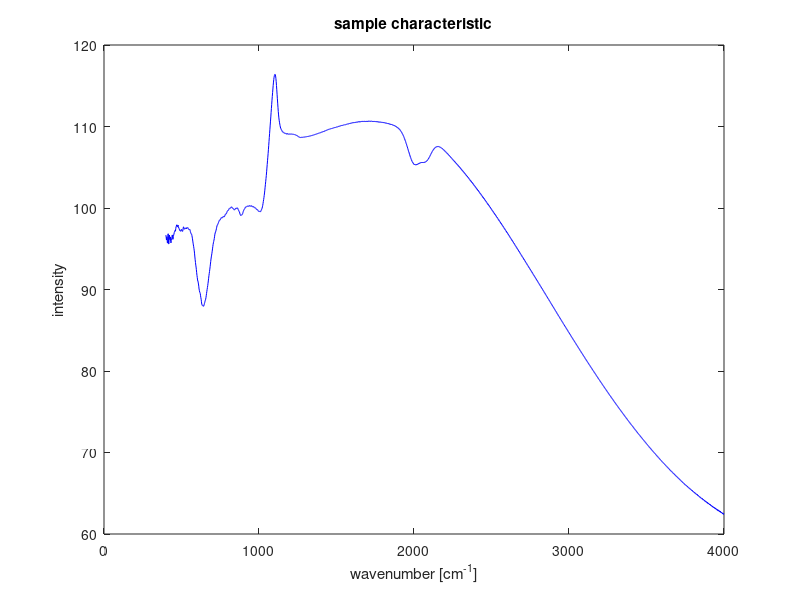

MATLAB code to generate this figure: (Note: this script raises an error after producing the figure.)
fclose('all');clear('all');close('all')


global dirtosave

n0=1;
nc=3.42;

%browse data files
index=0;
% while index~=2
%     [substratefilename,substratepath,index1]=uigetfile('*.csv','Select substrate file');
%     [sourcerefsubfilename,sourcerefsubpath,index2]=uigetfile('*.csv','Select source reference for substrate',substratepath);
%     [samplefilename,samplepath,index3]=uigetfile('*.csv','Select sample file',substratepath);
%     [sourcerefsamplefilename,sourcerefsamplepath,index4]=uigetfile('*.csv','Select source reference for sample',substratepath);
%     index=index1+index2+index3+index4;
% end

%[samplefilename,samplepath,index3]=uigetfile('*.csv','Select sample file');
%choose directory to save all fits
dirtosave=uigetdir('','Select a directory to save, e.g. c1800');

%file locations
% substrateloc=strcat(substratepath,substratefilename);
% sourcerefsubloc=strcat(sourcerefsubpath,sourcerefsubfilename);
%sampleloc=strcat(samplepath,samplefilename);
% sourcerefsampleloc=strcat(sourcerefsamplepath,sourcerefsamplefilename);

%import files
% substrate=csvread(substrateloc);
% sourcerefsub=csvread(sourcerefsubloc);
sample=dlmread('250C_20190514.CSV',';');
% sourcerefsample=csvread(sourcerefsampleloc);

%check if data range is matching by only comparing first x-values and
%number of data points
% if substrate(1,1)==sourcerefsub(1,1) & sourcerefsub(1,1)==sample(1,1) & sample(1,1)==sourcerefsample(1,1) & size(substrate)==size(sourcerefsub) & size(sourcerefsub)==size(sample) & size(sample)==size(sourcerefsample)
%     
% else
%     error(':( Data range is not matching. Please make sure that the files contain the same x-values :(')
% end

%calculate characteristic of sample
wavenumbers=sample(:,1);
intensities=sample(:,2);

%info filesize
filesize=size(wavenumbers);

%plot sample characteristics
plot(wavenumbers,intensities,'b')
title('sample characteristic')
ylabel('intensity')
xlabel('wavenumber [cm^{-1}]')
%print('-dpng', [dirtosave '\samplewholerange.png'])
hold on

%begin of program structure------------------------------------------------
endprogram='n';
while endprogram=='n'
    %menu
    pgmstructure=menu('FTIR analysis','Fit background','Fit 630 peak','Fit LSM & HSM','End fitting, save and display results','Quit');
    
    switch pgmstructure

%---background--------------------------------------------------

    case(1)
        
        [parafitbg,errorfitbg,goodnessbg,outputbg,waventofit,intensitiestofit]=background(n0,nc,wavenumbers,intensities,filesize);
        
        %fitted parameters-------------------------------
        nfitbg=parafitbg(1,1);
        dfitbg=parafitbg(1,2);
        c1fitbg=parafitbg(1,3);
        c2fitbg=parafitbg(1,4);
        c1start=num2str(c1fitbg);%transform to a string for later peak fitting
        c2start=num2str(c2fitbg);%transform to a string for later peak fitting
          
	%calculation of their errormargins--------------------------
	J=outputbg.Jacobian;
	S=inv(J'*J);
	redchisquarebg=goodnessbg.sse/goodnessbg.dfe;
	nerrorfitbg=sqrt(S(1,1)*redchisquarebg);
	derrorfitbg=sqrt(S(2,2)*redchisquarebg);
	c1errorfitbg=sqrt(S(3,3)*redchisquarebg);
	c2errorfitbg=sqrt(S(4,4)*redchisquarebg);
	       
        %goodness of fit statistics----------------------
	%reduced chi^2
	redchisquarebg=goodnessbg.sse/goodnessbg.dfe;
	%deg of freedom adjusted coefficient of determination
	adjrsquarebg=goodnessbg.adjrsquare;

	%save fitted data--------------------------------
	waventofitbg=waventofit;
	intensitiestofitbg=intensitiestofit;
	fittedintensitiesbg=backgroundfitfunction(waventofitbg,nfitbg,dfitbg,c1fitbg,c2fitbg,n0,nc);
	filebgfit=[waventofitbg.',intensitiestofitbg.',fittedintensitiesbg.'];
	csvwrite([dirtosave '\bgfit.dat'],filebgfit);
        

%---630peak-----------------------------------------------------

    case(2)

	[parafit630,errorfit630,goodness630,output630,waventofit,intensitiestofit]=peak630(n0,nc,wavenumbers,intensities,filesize,c1start,c2start,nfitbg,dfitbg);

	%fitted parameters-------------------------------
	c1fit630=parafit630(1,1);
	c2fit630=parafit630(1,2);
	s1fit630=parafit630(1,3);
	f1fit630=parafit630(1,4);
	i1fit630=parafit630(1,5);

	%calculation of their errormargins--------------------------
	J=output630.Jacobian;
	S=inv(J'*J);
	redchisquare630=goodness630.sse/goodness630.dfe;
	c1errorfit630=sqrt(S(1,1)*redchisquare630);
	c2errorfit630=sqrt(S(2,2)*redchisquare630);
	s1errorfit630=sqrt(S(3,3)*redchisquare630);
	f1errorfit630=sqrt(S(4,4)*redchisquare630);
	i1errorfit630=sqrt(S(5,5)*redchisquare630);
	       
        %goodness of fit statistics----------------------
	%reduced chi^2
	redchisquare630=goodness630.sse/goodness630.dfe;
	%deg of freedom adjusted coefficient of determination
	adjrsquare630=goodness630.adjrsquare;

	%save fitted data----------------------------------
	waventofit630=waventofit;
	intensitiestofit630=intensitiestofit;
	fittedintensities630=peak630fitfunction(waventofit630,n0,nc,nfitbg,dfitbg,c1fit630,c2fit630,s1fit630,f1fit630,i1fit630);
	file630fit=[waventofit630.',intensitiestofit630.',fittedintensities630.'];
	csvwrite([dirtosave '\630fit.dat'],file630fit);


%---fit LSM & HSM-----------------------------------------------

    case(3)

	[parafitLSMHSM,errorfitLSMHSM,goodnessLSMHSM,outputLSMHSM,waventofit,intensitiestofit]= LSMHSM(n0,nc,wavenumbers,intensities,filesize,c1start,c2start,nfitbg,dfitbg);

	%fitted parameters---------------------------------
	c1fitLSMHSM=parafitLSMHSM(1,1);
	c2fitLSMHSM=parafitLSMHSM(1,2);
	s1fitLSMHSM=parafitLSMHSM(1,3);
	f1fitLSMHSM=parafitLSMHSM(1,4);
	i1fitLSMHSM=parafitLSMHSM(1,5);
	s2fitLSMHSM=parafitLSMHSM(1,6);
	f2fitLSMHSM=parafitLSMHSM(1,7);
	i2fitLSMHSM=parafitLSMHSM(1,8);

	%calculation of their errormargins--------------------------
	J=outputLSMHSM.Jacobian;
	S=inv(J'*J);
	redchisquareLSMHSM=goodnessLSMHSM.sse/goodnessLSMHSM.dfe;
	c1errorfitLSMHSM=sqrt(S(1,1)*redchisquareLSMHSM);
	c2errorfitLSMHSM=sqrt(S(2,2)*redchisquareLSMHSM);
	s1errorfitLSMHSM=sqrt(S(3,3)*redchisquareLSMHSM);
	f1errorfitLSMHSM=sqrt(S(4,4)*redchisquareLSMHSM);
	i1errorfitLSMHSM=sqrt(S(5,5)*redchisquareLSMHSM);
	s2errorfitLSMHSM=sqrt(S(6,6)*redchisquareLSMHSM);
	f2errorfitLSMHSM=sqrt(S(7,7)*redchisquareLSMHSM);
	i2errorfitLSMHSM=sqrt(S(8,8)*redchisquareLSMHSM);
	       
        %goodness of fit statistics----------------------
	%reduced chi^2
	redchisquareLSMHSM=goodnessLSMHSM.sse/goodnessLSMHSM.dfe;
	%deg of freedom adjusted coefficient of determination
	adjrsquareLSMHSM=goodnessLSMHSM.adjrsquare;

	%save fitted data----------------------------------
	waventofitLSMHSM=waventofit;
	intensitiestofitLSMHSM=intensitiestofit;
	fittedintensitiesLSMHSM=LSMHSMfitfunction(waventofitLSMHSM,n0,nc,nfitbg,dfitbg,c1fitLSMHSM,c2fitLSMHSM,s1fitLSMHSM,...
        f1fitLSMHSM,i1fitLSMHSM,s2fitLSMHSM,f2fitLSMHSM,i2fitLSMHSM);
	fileLSMHSMfit=[waventofitLSMHSM.',intensitiestofitLSMHSM.',fittedintensitiesLSMHSM.'];
	csvwrite([dirtosave '\LSMHSMfit.dat'],fileLSMHSMfit);

%---end fitting,saving-------------------------------------------------

    case(4)
        
%---saving all fitted parameters---------------------------

    fileparafit={'red chi^2 bg','adj R^2 bg','n','error','d','error','c1 bg','error','c2 bg','error','n0','nc','-','-','-','-','-','-';...
        redchisquarebg,adjrsquarebg,nfitbg,nerrorfitbg,dfitbg,derrorfitbg,c1fitbg,c1errorfitbg,c2fitbg,c2errorfitbg,...
        n0,nc,'-','-','-','-','-','-';'red chi^2 630','adj R^2 630','c1630','error','c2630','error','s1630','error','f1630','error',...
        'i1630','error','-','-','-','-','-','-';redchisquare630,adjrsquare630,c1fit630,c1errorfit630,c2fit630,...
        c2errorfit630,s1fit630,s1errorfit630,f1fit630,f1errorfit630,i1fit630,i1errorfit630,'-','-','-','-','-','-';...
        'red chi^2 LSMHSM','adj R^2 LSMHSM','c1LSMHSM','error','c2LSMHSM','error','sLSM','error','sHSM','error','fLSM','error',...
        'fHSM','error','iLSM','error','iHSM','error';redchisquareLSMHSM,adjrsquareLSMHSM,c1fitLSMHSM,c1errorfitLSMHSM,c2fitLSMHSM,c2errorfitLSMHSM,s1fitLSMHSM,...
        s1errorfitLSMHSM,s2fitLSMHSM,s2errorfitLSMHSM,f1fitLSMHSM,f1errorfitLSMHSM,f2fitLSMHSM,f2errorfitLSMHSM,i1fitLSMHSM,...
        i1errorfitLSMHSM,i2fitLSMHSM,i2errorfitLSMHSM};
%     xlswrite([dirtosave '\allpara.xls'],fileparafit);

%---calculating H content and saving for excel--------------
    hcontent630=4*pi*i1fit630*1.6e19/5.3e22*100;
    hcontentLSM=4*pi*i1fitLSMHSM*9.1e19/5.3e22*100;
    hcontentHSM=4*pi*i2fitLSMHSM*9.1e19/5.3e22*100;
    errorhcontent630=4*pi*i1errorfit630*1.6e19/5.3e22*100;
    errorhcontentLSM=4*pi*i1errorfitLSMHSM*9.1e19/5.3e22*100;
    errorhcontentHSM=4*pi*i2errorfitLSMHSM*9.1e19/5.3e22*100;
    rstar=i2fitLSMHSM/(i1fitLSMHSM+i2fitLSMHSM);
    errorrstar=(i2fitLSMHSM/(i1fitLSMHSM+i2fitLSMHSM)^2)*i1errorfitLSMHSM+(((i1fitLSMHSM+i2fitLSMHSM)-i2fitLSMHSM)/(i1fitLSMHSM+i2fitLSMHSM)^2)*i2errorfitLSMHSM;

    fileresname=fopen([dirtosave '\results.txt'],'wt');
    fprintf(fileresname,'hcontent630\t errorhcontent630\t hcontentLSM\t errorhcontentLSM\t hcontentHSM\t errorhcontentHSM\t rstar\t errorrstar\r');
    fileres=[hcontent630, errorhcontent630, hcontentLSM, errorhcontentLSM, hcontentHSM, errorhcontentHSM, rstar, errorrstar];
    fprintf(fileresname,'%e\t %e\t %e\t %e\t %e\t %e\t %e\t %e\r',fileres);
    fclose(fileresname);
    %dlmwrite([dirtosave '\results.txt'],fileres,'\t');
    
%---quit program-----------------------------------------------

        case(5)
            
            endprogram='y';

    end%of switch pgmstructure

end%of program loop
